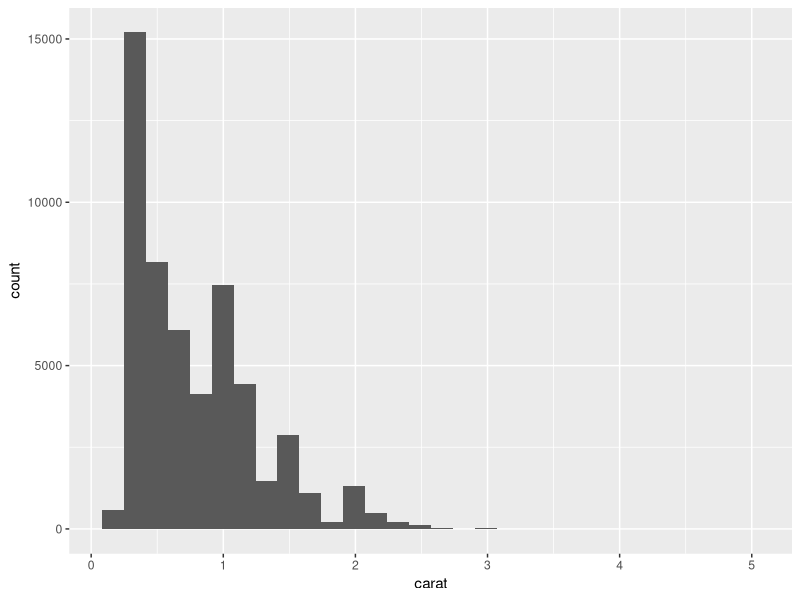
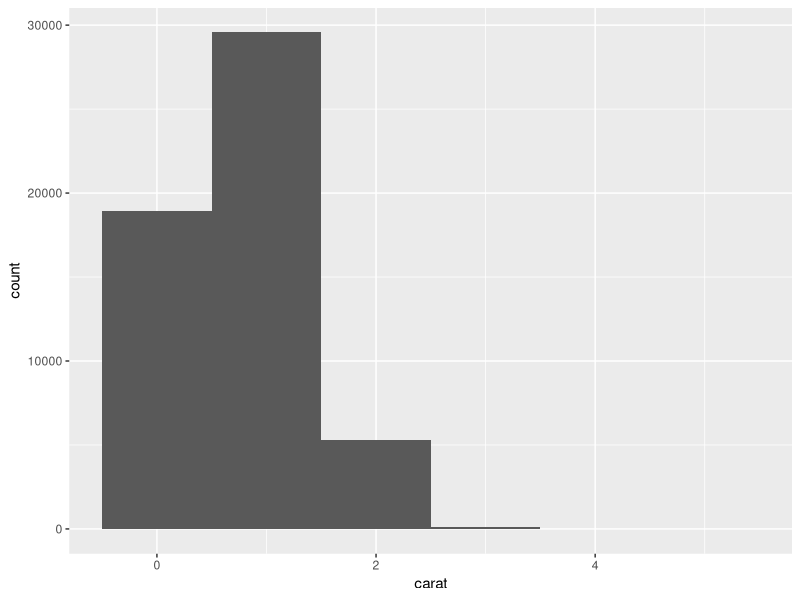
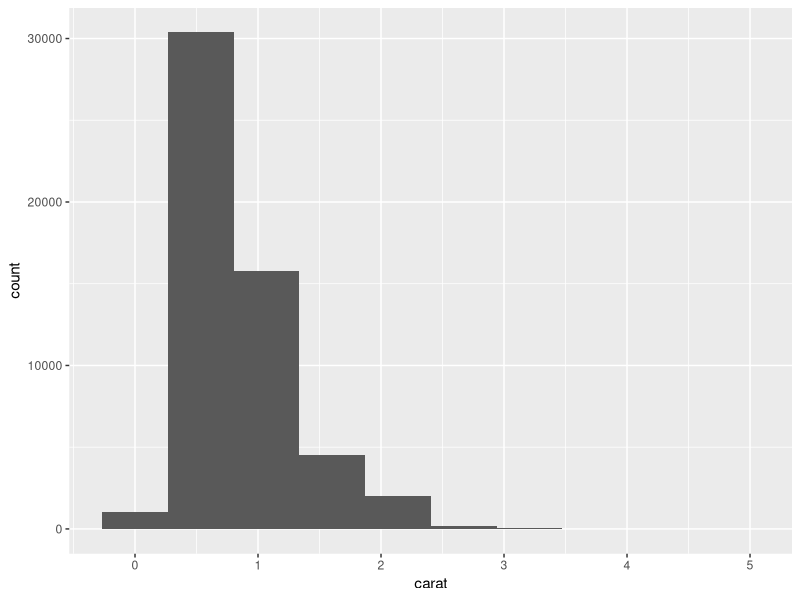
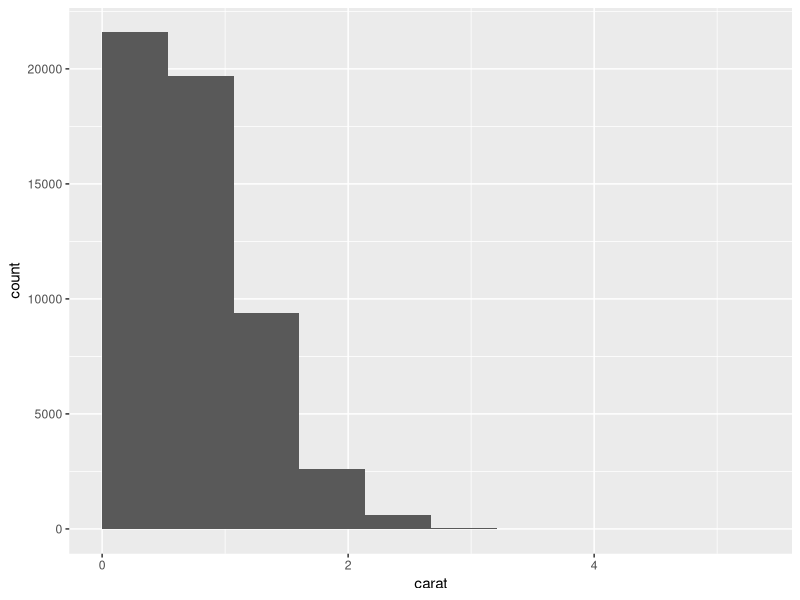
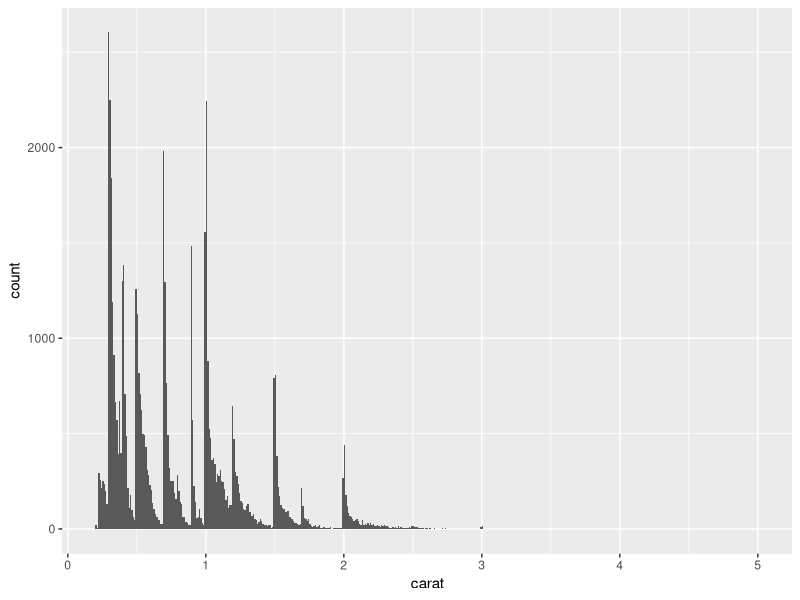
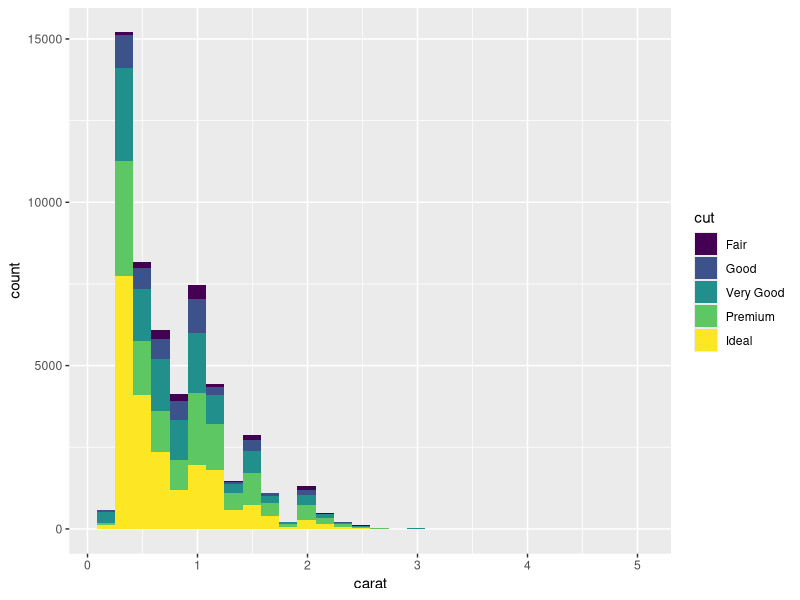
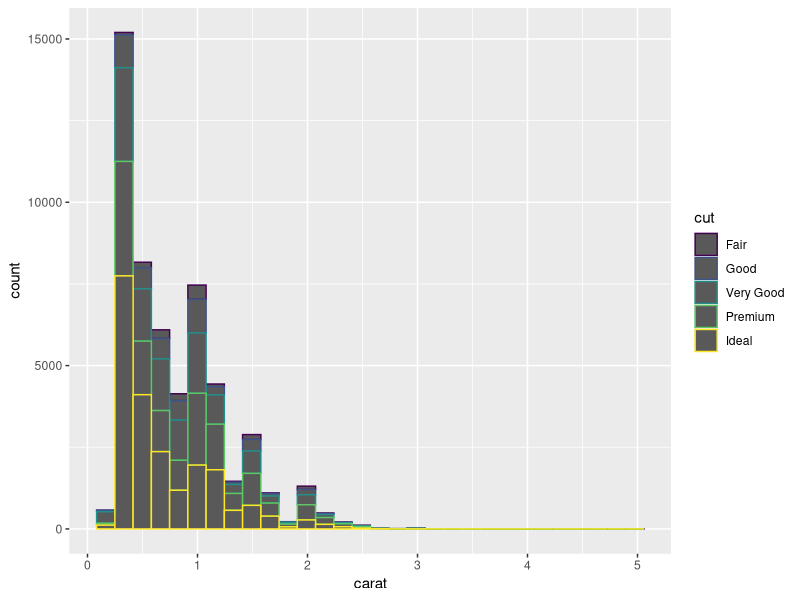
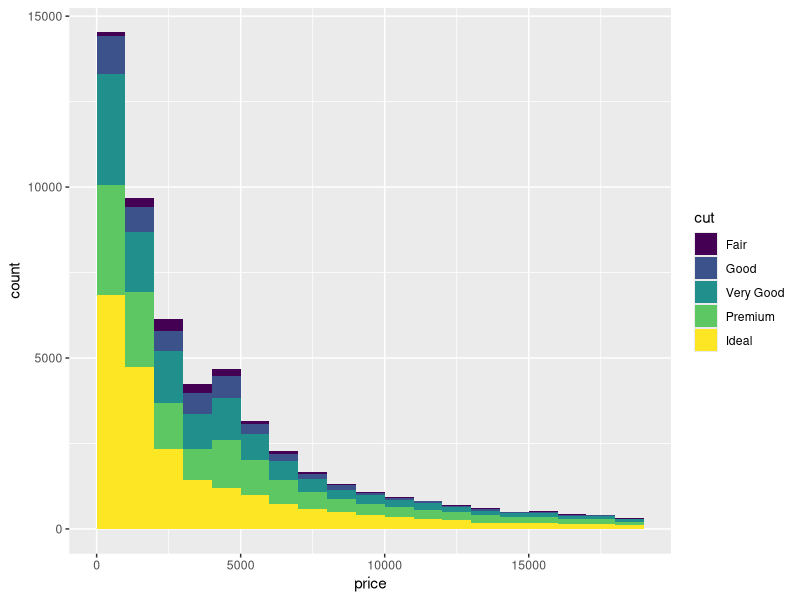

R code for these plots, in order:
## ---- chunk 1
knitr::opts_chunk$set(echo = TRUE)
## ---- chunk 2
install.packages("ggplot2")
## ---- chunk 3
library(ggplot2)
## ---- chunk 4
ggplot(data = diamonds)+
  aes(x = carat)+
  geom_histogram()
## ---- chunk 5
ggplot(data = diamonds)+
  aes(x= carat)+
  geom_histogram(binwidth = 1)
## ---- chunk 6
ggplot(data = diamonds)+
  aes(x= carat)+
  geom_histogram(bins = 10)
## ---- chunk 7
ggplot(data = diamonds)+
  aes(x = carat)+
  geom_histogram(bins= 10, boundary= 0)
## ---- chunk 8
ggplot(data = diamonds)+
  aes(x = carat)+
  geom_histogram(binwidth = 0.01, boundary=0)
## ---- chunk 9
par(1,2)

ggplot(data = diamonds)+
  aes(x= carat, fill= cut)+
  geom_histogram()

ggplot(data = diamonds)+
  aes(x= carat, color= cut)+
  geom_histogram()
## ---- chunk 10
par(1,2)

ggplot(data = diamonds)+
  aes(x= price, fill= cut)+
  geom_histogram(binwidth = 1000, boundary= 0)

ggplot(data = diamonds)+
  aes(x= price, color= cut)+
  geom_histogram(binwidth = 1000, boundary= 0)
## ---- chunk 11
ggplot(data = diamonds)+
  aes(x = carat)+
  geom_freqpoly()

## ---- chunk 12
ggplot(data = diamonds)+
  aes(x = carat)+
  geom_freqpoly(boundary=0, binwidth= 0.25)
## ---- chunk 13
ggplot(data = diamonds)+
  aes(x = carat, colour = cut)+
  geom_freqpoly(boundary=0, binwidth= 0.25)
## ---- chunk 14
ggplot(data = diamonds)+
  aes(x = carat, colour = cut)+
  geom_density(boundary=0, binwidth= 0.25)
## ---- chunk 15
ggplot(data = mpg)+
  aes(x = displ)+
  geom_dotplot(dotsize = 0.5, stackdir = "up", stackratio = 1.1)
